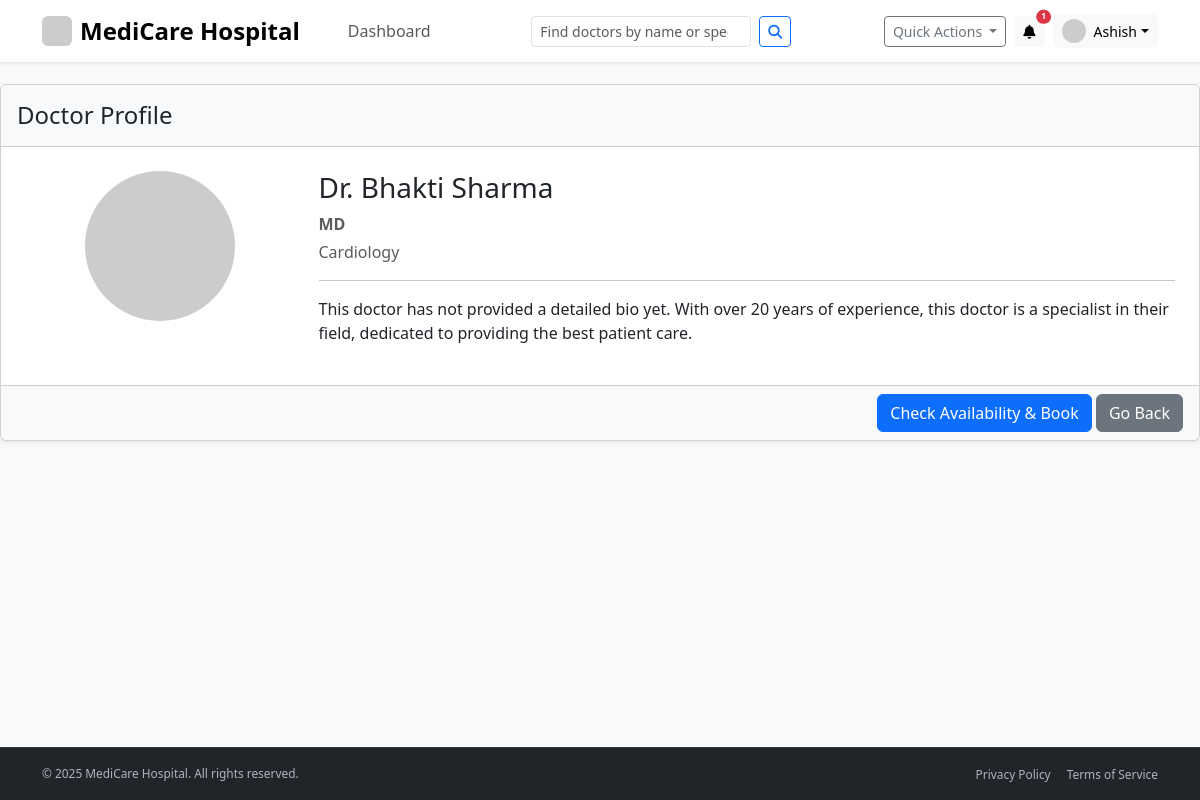
/patient/doctor/1 (signed in), run on the app's committed database.
### app/models.py (models this page shows, shortened)
class PatientProfile(db.Model):
    __tablename__ = 'patient_profile'
    id = db.Column(db.Integer, primary_key=True)
    user_id = db.Column(db.Integer, db.ForeignKey('user.id'), nullable=False, unique=True)
    full_name = db.Column(db.String(100), nullable=False)
    date_of_birth = db.Column(db.Date)
    gender = db.Column(db.String(10))
    contact_number = db.Column(db.String(20))
    blood_group = db.Column(db.String(5))
    allergies = db.Column(db.Text)
    documents = db.relationship('MedicalDocument', backref='patient', lazy=True)

class DoctorProfile(db.Model):
    __tablename__ = 'doctor_profile'
    id = db.Column(db.Integer, primary_key=True)
    user_id = db.Column(db.Integer, db.ForeignKey('user.id'), nullable=False, unique=True)
    full_name = db.Column(db.String(100), nullable=False)
    department_id = db.Column(db.Integer, db.ForeignKey('department.id'), nullable=False)
    qualifications = db.Column(db.String(200))
    bio = db.Column(db.Text)

class Department(db.Model):
    __tablename__ = 'department'
    id = db.Column(db.Integer, primary_key=True)
    name = db.Column(db.String(100), unique=True, nullable=False)
    description = db.Column(db.Text)
    doctors = db.relationship('DoctorProfile', backref='department', lazy=True)

### app/routes/patient_routes.py (the view)
@patient_bp.route('/doctor/<int:doctor_profile_id>')
@login_required
def doctor_details(doctor_profile_id):
    if current_user.role != 'patient':
        flash('You are not authorized to access this page.', 'danger')
        return redirect(url_for('main.home'))
    doctor_profile = DoctorProfile.query.get_or_404(doctor_profile_id)
    return render_template(
        'patient/doctor_details.html',
        title=f"Dr. {doctor_profile.full_name}",
        doctor=doctor_profile
    )

### app/__init__.py (called while the page is built)
@app.context_processor
def inject_notifications():
    if current_user.is_authenticated:
        unread_notifications = Notification.query.filter_by(user_id=current_user.id, is_read=False).order_by(Notification.created_at.desc()).limit(5).all()
        notification_count = Notification.query.filter_by(user_id=current_user.id, is_read=False).count()
        return dict(unread_notifications=unread_notifications, notification_count=notification_count)
    return dict(unread_notifications=[], notification_count=0)

@app.context_processor
def inject_notifications():
    if current_user.is_authenticated:
        unread_notifications = Notification.query.filter_by(user_id=current_user.id, is_read=False).order_by(Notification.created_at.desc()).limit(5).all()
        notification_count = Notification.query.filter_by(user_id=current_user.id, is_read=False).count()
        return dict(unread_notifications=unread_notifications, notification_count=notification_count)
    return dict(unread_notifications=[], notification_count=0)

### app/models.py (called while the page is built)
@login_manager.user_loader
def load_user(user_id):
    return User.query.get(int(user_id))

### app/templates/patient/doctor_details.html
{% extends "layout.html" %}
{% block content %}
    <div class="card shadow-sm">
        <div class="card-header bg-light py-3">
            <h4 class="mb-0">Doctor Profile</h4>
        </div>
        <div class="card-body p-4">
            <div class="row">
                <div class="col-md-3 text-center">
                    <img src="https://placehold.co/150x150/eeeeee/333333?text=Dr." class="img-fluid rounded-circle mb-3" alt="Doctor Avatar">
                </div>
                <div class="col-md-9">
                    <h3>Dr. {{ doctor.full_name }}</h3>
                    <p class="text-muted mb-1"><strong>{{ doctor.qualifications or 'MBBS, MD' }}</strong></p>
                    <p class="text-muted">{{ doctor.department.name }}</p>
                    <hr>
                    <p>{{ doctor.bio or 'This doctor has not provided a detailed bio yet. With over 20 years of experience, this doctor is a specialist in their field, dedicated to providing the best patient care.' }}</p>
                </div>
            </div>
        </div>
        <div class="card-footer bg-light text-end">
            <a href="{{ url_for('patient.book_appointment', doctor_id=doctor.id) }}" class="btn btn-primary">Check Availability & Book</a>
            <a href="{{ url_for('patient.department_details', department_id=doctor.department_id) }}" class="btn btn-secondary">Go Back</a>
        </div>
    </div>
{% endblock content %}

### app/templates/layout.html (shortened to what this page needs)
<!DOCTYPE html>
<html lang="en">
<head>
    <link href="https://cdn.jsdelivr.net/npm/bootstrap@5.3.3/dist/css/bootstrap.min.css" rel="stylesheet">
    <link rel="stylesheet" href="https://cdnjs.cloudflare.com/ajax/libs/font-awesome/6.5.2/css/all.min.css">
</head>
<body class="bg-light" id="page-top">
    <nav class="navbar navbar-expand-lg navbar-light bg-white shadow-sm fixed-top py-2">
        <div class="container">
            <a class="navbar-brand fw-bold fs-4 d-flex align-items-center" href="{{ url_for('main.home') }}#page-top">
                <img src="https://placehold.co/40x40/0d6efd/white?text=MC" alt="Logo" width="30" height="30"
                    class="d-inline-block align-text-top me-2 rounded">
                MediCare Hospital
            </a>
            <div class="collapse navbar-collapse" id="navbarNavDropdown">
                <ul class="navbar-nav me-auto mb-2 mb-lg-0 ps-lg-4">
                    {% if not current_user.is_authenticated %}
                    <li class="nav-item"><a class="nav-link" href="{{ url_for('main.home') }}#services">Services</a>
                    </li>
                    <li class="nav-item"><a class="nav-link" href="{{ url_for('main.home') }}#about">About Us</a></li>
                    <li class="nav-item"><a class="nav-link"
                            href="{{ url_for('main.home') }}#departments">Departments</a></li>
                    <li class="nav-item"><a class="nav-link" href="{{ url_for('main.home') }}#contact">Contact</a></li>
                    {% else %}
                    <li class="nav-item"><a class="nav-link"
                            href="{{ url_for(current_user.role + '.dashboard') }}">Dashboard</a></li>
                    {% endif %}
                </ul>
                {% if current_user.is_authenticated %}
                <form class="d-flex w-auto mx-auto" action="{{ url_for('main.search') }}" method="GET">
                    <input id="search-bar" class="form-control me-2 form-control-sm" type="search" name="query"
                        placeholder="Search..." aria-label="Search" required>
                    <button class="btn btn-sm btn-outline-primary" type="submit"><i class="fas fa-search"></i></button>
                </form>
                {% endif %}
                <div class="d-flex align-items-center ms-auto">
                    {% if current_user.is_authenticated %}
                    <div class="dropdown me-2">
                        <button class="btn btn-sm btn-outline-secondary dropdown-toggle" type="button"
                            data-bs-toggle="dropdown" aria-expanded="false">
                            Quick Actions
                        </button>
                    </div>
                    <div class="dropdown me-2">
                        <button class="btn btn-sm btn-light position-relative" type="button" data-bs-toggle="dropdown"
                            aria-expanded="false" aria-label="Notifications">
                            <i class="fas fa-bell"></i>
                            {% if notification_count > 0 %}
                            <span
                                class="position-absolute top-0 start-100 translate-middle badge rounded-pill bg-danger"
                                style="font-size: 0.6em;">
                                {{ notification_count }}
                            </span>
                            {% endif %}
                        </button>
                    </div>
                    <div class="dropdown">
                        <button class="btn btn-light dropdown-toggle d-flex align-items-center py-1 px-2" type="button"
                            id="profileDropdown" data-bs-toggle="dropdown" aria-expanded="false">
                            <img src="https://placehold.co/32x32/eee/777?text={{ current_user.email[0]|upper }}"
                                class="rounded-circle me-2" alt="Avatar" width="24" height="24">
                            <span class="d-none d-lg-inline small">
                                {% if current_user.role == 'patient' and current_user.patient_profile.full_name %}
                                {{ current_user.patient_profile.full_name.split()[0] }}
                                {% elif current_user.role == 'doctor' and current_user.doctor_profile.full_name %}
                                {{ current_user.doctor_profile.full_name.split()[0] }}
                                {% else %}
                                Admin
                                {% endif %}
                            </span>
                        </button>
                    </div>
                    {% else %}
                    <a href="{{ url_for('main.login') }}" class="btn btn-outline-primary me-2 fw-semibold">Login</a>
                    <a href="{{ url_for('main.register') }}" class="btn btn-primary fw-semibold">Sign Up</a>
                    {% endif %}
                </div>
            </div>
        </div>
    </nav>
    <main class="flex-shrink-0 py-4">
        {% block content %}{% endblock %}
    </main>
    {% if not current_user.is_authenticated %}
    <footer class="footer-main mt-auto py-5">
        <div class="container">
            <div class="row">
                <div class="col-lg-4 col-md-6 mb-4 mb-lg-0">
                    <h5 class="text-white mb-3 d-flex align-items-center">
                        <img src="https://placehold.co/40x40/0d6efd/white?text=MC" alt="Logo" width="30" height="30"
                            class="me-2 rounded">
                        MediCare Hospital
                    </h5>
                    <p class="small">Providing exceptional healthcare services with compassion, innovation, and
                        excellence for over 25 years.</p>
                    <div class="mt-3">
                        <a href="#" class="social-icon"><i class="fab fa-facebook-f"></i></a>
                        <a href="#" class="social-icon"><i class="fab fa-twitter"></i></a>
                        <a href="#" class="social-icon"><i class="fab fa-instagram"></i></a>
                        <a href="#" class="social-icon"><i class="fab fa-linkedin-in"></i></a>
                    </div>
                </div>
                <div class="col-lg-2 col-6 mb-4 mb-lg-0">
                    <h5 class="text-white mb-3">Quick Links</h5>
                    <ul class="list-unstyled small">
                        <li class="mb-2"><a href="{{ url_for('main.home') }}">Home</a></li>
                        <li class="mb-2"><a href="{{ url_for('main.login') }}">Services</a></li>
                        <li class="mb-2"><a href="{{ url_for('main.login') }}">About Us</a></li>
                        <li class="mb-2"><a href="{{ url_for('main.login') }}">Doctors</a></li>
                        <li class="mb-2"><a href="{{ url_for('main.login') }}">Contact</a></li>
                    </ul>
                </div>
                <div class="col-lg-3 col-6 mb-4 mb-lg-0">
                    <h5 class="text-white mb-3">Medical Services</h5>
                    <ul class="list-unstyled small">
                        <li class="mb-2"><a href="{{ url_for('main.login') }}">Emergency Care</a></li>
                        <li class="mb-2"><a href="{{ url_for('main.login') }}">Cardiology</a></li>
                        <li class="mb-2"><a href="{{ url_for('main.login') }}">Neurology</a></li>
                        <li class="mb-2"><a href="{{ url_for('main.login') }}">Orthopedics</a></li>
                        <li class="mb-2"><a href="{{ url_for('main.login') }}">Pediatrics</a></li>
                    </ul>
                </div>
                <div class="col-lg-3 col-md-6 mb-4 mb-lg-0">
                    <h5 class="text-white mb-3">Contact Info</h5>
                    <ul class="list-unstyled small">
                        <li class="mb-2 d-flex"><i class="fas fa-map-marker-alt me-2 pt-1 flex-shrink-0"></i><span>123
                                Medical Center Dr<br>Healthcare City, HC 12345</span></li>
                        <li class="mb-2 d-flex"><i class="fas fa-phone me-2 pt-1 flex-shrink-0"></i><span>(555)
                                123-4567</span></li>
                        <li class="mb-2 d-flex"><i
                                class="fas fa-envelope me-2 pt-1 flex-shrink-0"></i><span>info@medicarehospital.com</span>
                        </li>
                    </ul>
                </div>
            </div>
            <hr style="border-color: rgba(255,255,255,0.2);">
            <div class="row pt-3">
                <div class="col-md-6 text-center text-md-start mb-2 mb-md-0">
                    <small>© 2025 MediCare Hospital. All rights reserved.</small>
                </div>
                <div class="col-md-6 text-center text-md-end">
                    <small>
                        <a href="#" class="me-3">Privacy Policy</a>
                        <a href="#" class="me-3">Terms of Service</a>
                        <a href="#">Accessibility</a>
                    </small>
                </div>
            </div>
        </div>
    </footer>
    {% else %}
    <footer class="footer-app mt-auto py-3">
        <div class="container">
            <div class="d-flex flex-wrap justify-content-between align-items-center">
                <small class="text-muted col-md-6">© 2025 MediCare Hospital. All rights reserved.</small>
                <ul class="nav col-md-6 justify-content-end list-unstyled d-flex">
                    <li class="ms-3"><a class="text-muted" href="#"><small>Privacy Policy</small></a></li>
                    <li class="ms-3"><a class="text-muted" href="#"><small>Terms of Service</small></a></li>
                </ul>
            </div>
        </div>
    </footer>
    {% endif %}
</body>
</html>

### app/templates/layout.html (style rules this page uses)
html { scroll-behavior: smooth; }
body { display: flex; flex-direction: column; min-height: 100vh; padding-top: 60px; }
main { flex: 1; }
.navbar { padding-top: 0.8rem; padding-bottom: 0.8rem; }
.navbar .nav-link { transition: color 0.2s ease-in-out; }
.footer-app { background-color: #212529; font-size: 0.85rem; color: #adb5bd !important; border-top: 1px solid #343a40; }
.footer-app a, .footer-app small { color: #adb5bd !important; text-decoration: none; transition: color 0.2s ease-in-out; }

### data on the page
PatientProfile: patient_profile.full_name "Ashish"
DoctorProfile: full_name "Bhakti Sharma", qualifications "MD", bio "This doctor has not provided a detailed bio yet. With over 20 years of experience, this doctor is a specialist in their field, dedicated to providing the best patient care."
Department: department.name "Cardiology"

### other printed values
{{ notification_count }} "1"
